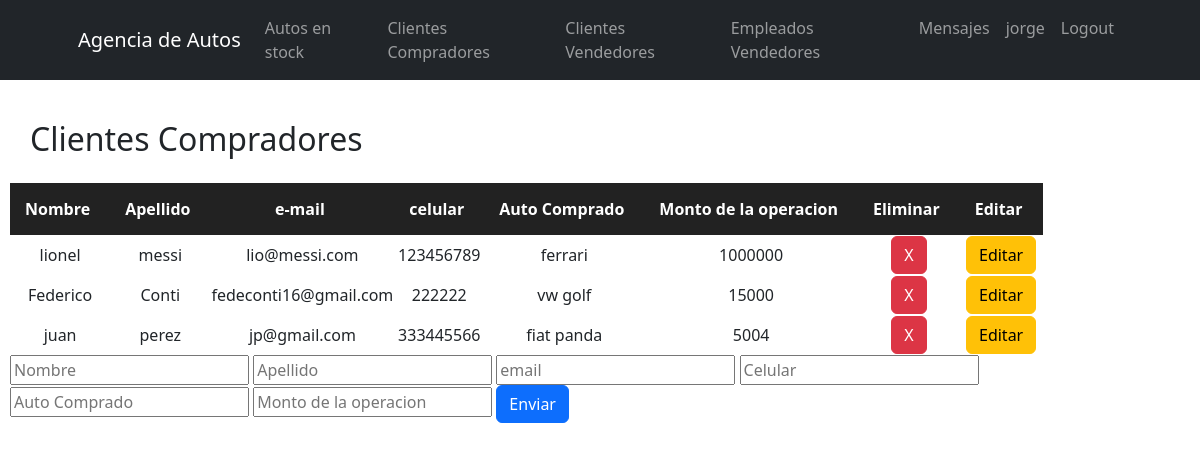
/setClientesCompradores/ (signed in), run on an earlier commit of the app's database.
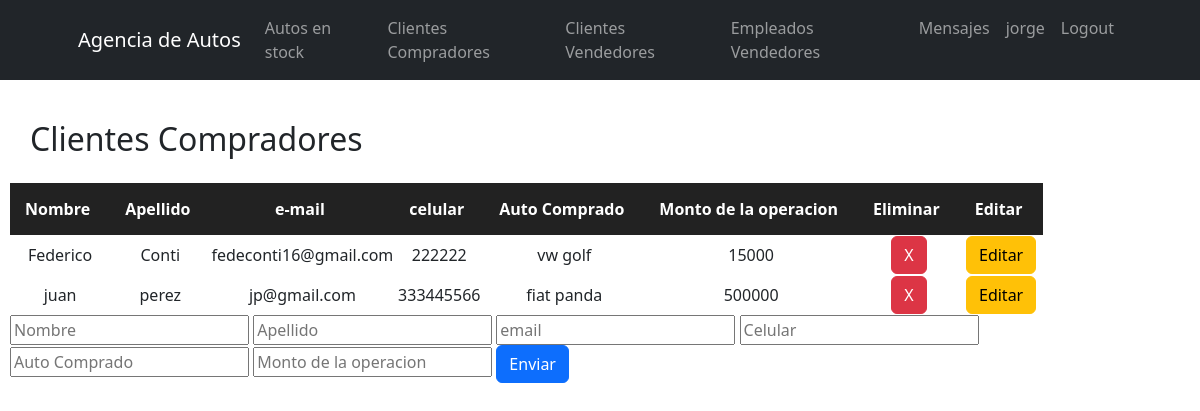
And on a later commit of the database.
### AgenciApp/models.py (models this page shows, shortened)
class clientesCompradores(models.Model):
    nombre = models.CharField(max_length=40)
    apellido = models.CharField(max_length=40)
    email = models.EmailField()
    celular = models.IntegerField()
    autoComprado = models.CharField(max_length=40)
    montoOperacionComp = models.IntegerField()

### AgenciApp/views.py (the view)
# urls.py: path('setClientesCompradores/', setClientesCompradores, name='setClientesCompradores'),
@login_required
def setClientesCompradores(request):
    Clientes = clientesCompradores.objects.all()
    if request.method == 'POST':
        cliente = clientesCompradores(nombre=request.POST["nombre"],apellido=request.POST["apellido"],email=request.POST["email"],celular=request.POST["celular"], autoComprado=request.POST["autoComprado"], montoOperacionComp=request.POST["montoOperacionComp"])
        cliente.save()
        miFormulario = clientesFormulario()
        return render(request, "AgenciApp/setClientesCompradores.html", {"miFormulario":miFormulario, "Clientes":Clientes})
    else:
        miFormulario = clientesFormulario()
    return render(request, "AgenciApp/setClientesCompradores.html", {"miFormulario":miFormulario, "Clientes":Clientes})

### AgenciApp/forms.py
class clientesFormulario(forms.Form):
    nombre = forms.CharField()
    apellido = forms.CharField()
    email = forms.EmailField()
    celular = forms.IntegerField()
    autoComprado = forms.CharField(label='Auto Comprado')
    montoOperacionComp = forms.IntegerField(label='Monto Compra')

### AgenciApp/templates/AgenciApp/setClientesCompradores.html (shortened to what this page needs)
<div>
    {% extends "AgenciApp/clientesCompradores.html" %}
    {% load static %}
    {% block setClientesCompradores %}
    <form action="" method="post"> {% csrf_token %}
        <input placeholder="Nombre" type = "text" name="nombre" required>
        <input placeholder="Apellido" type = "text" name="apellido" required>
        <input placeholder="email" type = "email" name="email" required>
        <input placeholder="Celular" type = "number" name="celular" required>
        <input placeholder="Auto Comprado" type = "text" name="autoComprado" required>
        <input placeholder="Monto de la operacion" type = "number" name="montoOperacionComp" required>
        <input class="btn btn-primary" type="submit" value="Enviar">
    </form>
    {% endblock %}

### AgenciApp/templates/AgenciApp/clientesCompradores.html (shortened to what this page needs)
<div>
    {% extends "AgenciApp/inicio.html" %}
    {% load static %}
        {% block contenidoQueCambia %}
        <p class="tituloAutosEnStock">Clientes Compradores</p>
        <table class="tablaClientesCompradores">
            <tr class="tituloTablaClientesCompradores">
                <th>Nombre</th>
                <th>Apellido</th>
                <th>e-mail</th>
                <th>celular</th>
                <th>Auto Comprado</th>
                <th>Monto de la operacion</th>
                <th>Eliminar</th>
                <th>Editar</th>
            </tr>
                {% for Cliente in Clientes %}
                    <tr>
                        <td>{{Cliente.nombre}}</td>
                        <td>{{Cliente.apellido}}</td>
                        <td>{{Cliente.email}}</td>
                        <td>{{Cliente.celular}}</td>
                        <td>{{Cliente.autoComprado}}</td>
                        <td>{{Cliente.montoOperacionComp}}</td>
                        <td><button class="btn btn-danger btnEliminar"><a href="{% url 'eliminarClienteComprador' Cliente.email %}">X</a></button></td>
                        <td><button class="btn btn-warning btnEditar"><a href="{% url 'editarClienteComprador' Cliente.email %}">Editar</a></button></td>
                {% endfor %}
        </table>
        <div class="formSetClientesCompradores">
            {% block setClientesCompradores %}
            {% endblock %}
        </div>
        {% endblock %}

What changed in the data, as far as the page shows it:
removed clientesCompradores: nombre "lionel", apellido "messi", email "lio@messi.com", celular "123456789", autoComprado "ferrari", montoOperacionComp "1000000"
changed clientesCompradores "juan": montoOperacionComp "5004" → "500000"
